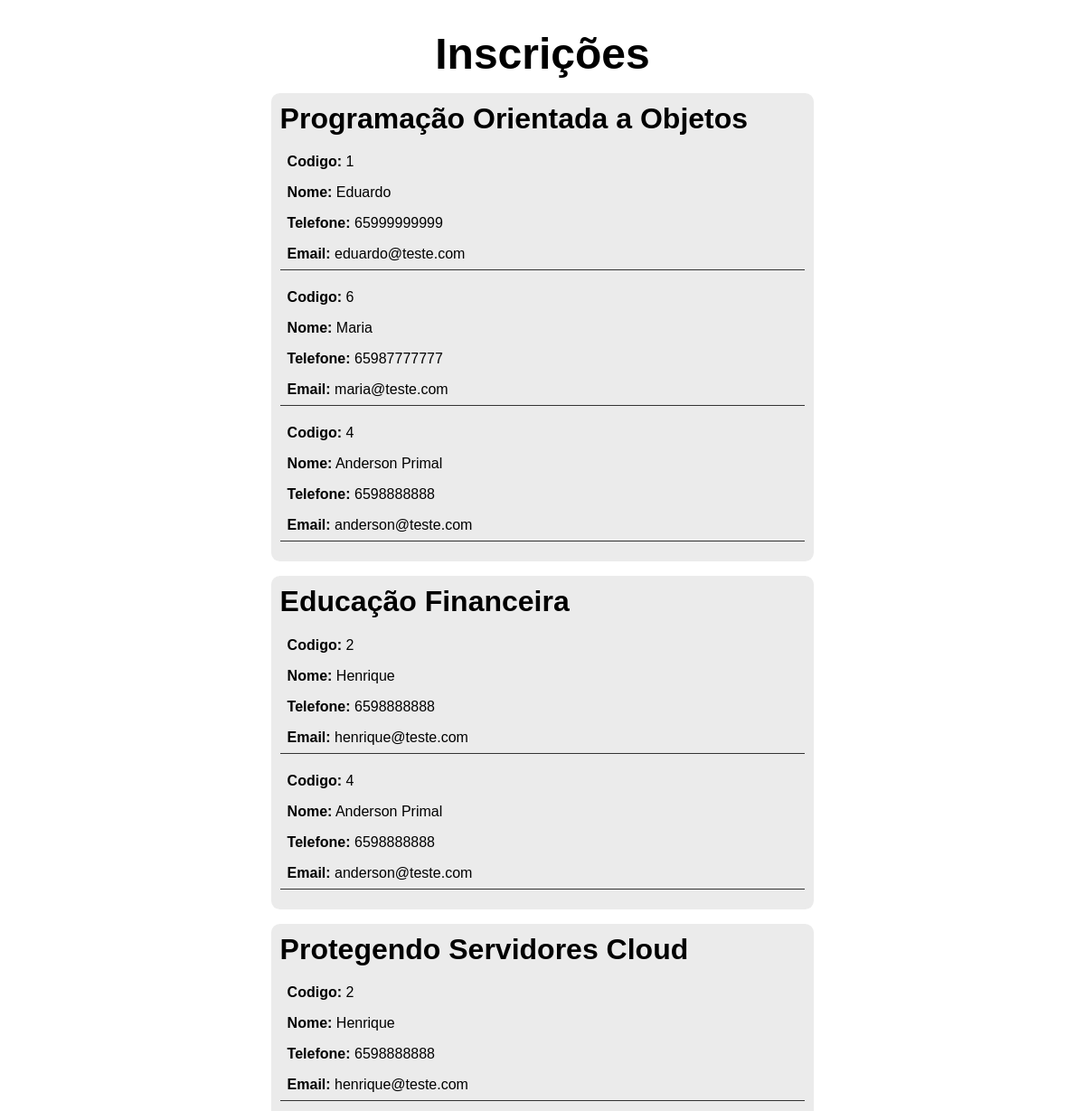
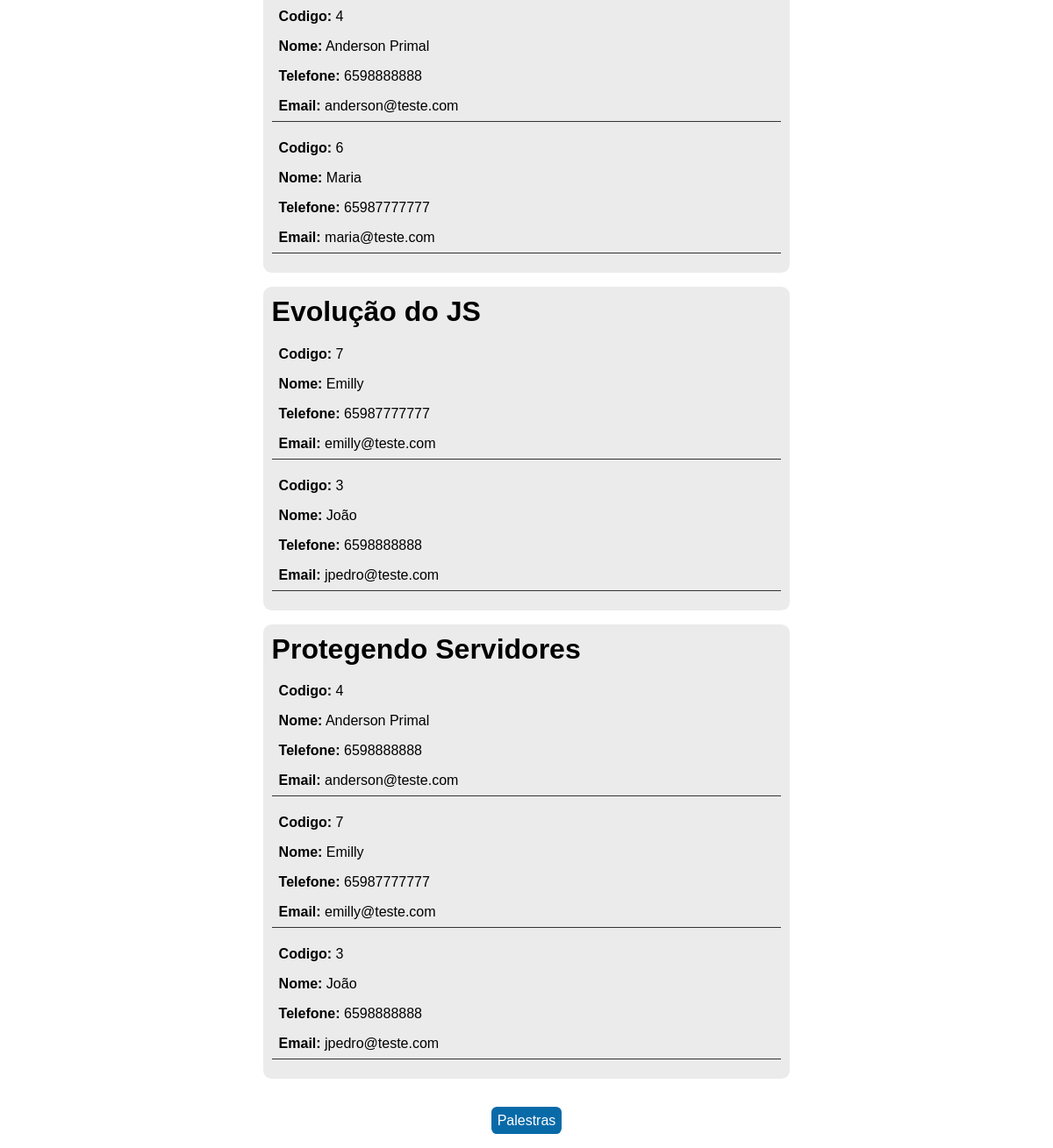
The page /Nivel1/listaInscricoes.php on the database its author committed (2 pictures, top to bottom).
### tables this page shows
CREATE TABLE `inscricao` (
  `id` int(11) NOT NULL,
  `id_participante` int(11) DEFAULT NULL,
  `id_palestra` int(11) DEFAULT NULL
);

CREATE TABLE `palestras` (
  `id` int(11) NOT NULL,
  `nome` text NOT NULL,
  `data` text NOT NULL,
  `turno` text NOT NULL,
  `duracao` text NOT NULL,
  `tema` text NOT NULL,
  `sala` text NOT NULL,
  `ministrante` int(11) NOT NULL
);

CREATE TABLE `participante` (
  `id` int(11) NOT NULL,
  `nome` text NOT NULL,
  `endereco` text NOT NULL,
  `bairro` text NOT NULL,
  `cidade` int(11) NOT NULL,
  `telefone` varchar(30) DEFAULT NULL,
  `email` text NOT NULL
);

### Nivel1/listaInscricoes.php (the view, shortened to what this page needs)
<!DOCTYPE html>
<html lang="pt-br">
<head>
    <link rel="stylesheet" href="./css/style.css">
</head>
<body>
    <main class="main">
        <h1>Inscrições</h1>
            <?php
                try{
                    $conn = mysqli_connect("localhost", "root", "", "eventos");
                    $sql = "SELECT I.id,
                    P.id AS ID_PARTICIPANTE,
                    P.nome AS NOME_PARTICIPANTE,
                    P.telefone AS TELEFONE_PARTICIPANTE,
                    P.email AS EMAIL_PARTICIPANTE,
                    L.id AS ID_PALESTRA,
                    L.nome AS NOME_PALESTRA
                     FROM inscricao I
                     INNER JOIN participante P ON I.id_participante = P.id
                     INNER JOIN palestras L ON I.id_palestra = L.id ORDER BY L.ID";
                    $result = mysqli_query($conn, $sql);
                    $output = "";
                    $i = 0;
                    while ($row = mysqli_fetch_assoc($result)){
                        $groupSection[] = $row['ID_PALESTRA'];
                        if($i == 0){
                            $output .= "<section> \n";
                            $output .= "<header> \n";
                            $output .= "<h2>{$row['NOME_PALESTRA']}</h2> \n";
                            $output .= "</header> \n";
                        }
                        if(!empty($groupSection[$i-1])){
                            if(!($groupSection[$i] == $groupSection[$i-1])){
                                $output .= "</section> \n";
                                $output .= "<section> \n";
                                $output .= "<header> \n";
                                $output .= "<h2>{$row['NOME_PALESTRA']}</h2> \n";
                                $output .= "</header> \n";
                            }
                        }
                        $output .= "<article> \n";
                        $output .= "<ul> \n";
                        $output .= "<li><b>Codigo:</b> {$row['ID_PARTICIPANTE']}</li> \n";
                        $output .= "<li><b>Nome:</b> {$row['NOME_PARTICIPANTE']}</li> \n";
                        $output .= "<li><b>Telefone:</b> {$row['TELEFONE_PARTICIPANTE']}</li> \n";
                        $output .= "<li><b>Email:</b> {$row['EMAIL_PARTICIPANTE']}</li> \n";
                        $output .= "</ul> \n";
                        $output .= "</article> \n";
                        $i++;
                    }
                    echo $output;
                } catch(Exception $e){
                    echo $e->getMessage();
                }
            ?>
            </section>
            <div style="display: flex; justify-content: center; margin-bottom: 1rem;">
                <a class="button-cad" href="listaPalestra.php">Palestras</a>
            </div>
    </main>
</body>
</html>

### Nivel1/css/style.css (style rules this page uses)
* { margin: 0; padding: 0; font-family: Arial, Helvetica, sans-serif; box-sizing: border-box; }
body { height: 100vh; display: flex; justify-content: center; align-items: center ; padding: 2rem; overflow: auto; }
.button-cad { display: inline-block; padding: .4rem; background-color: #096aa8; border-radius: .4rem; margin-top: 1rem; text-decoration: none; color: #ffffff; }
.main { align-self: flex-start; width: 100%; }
h1 { font-size: 3rem; text-align: center; text-transform: capitalize; }
section { max-width: 600px; width: 100%; margin: 1rem auto; background-color: #ebebeb; border-radius: .6rem; padding: .6rem; }
section > header> h2 { font-size: 2rem; }
section > article { margin: .8rem 0; border-bottom: 1px solid #333; }
section > article > ul { list-style: none; }
section > article > ul > li { padding: .5rem; }

### rows shown on the page
inscricao: id_palestra.nome "Programação Orientada a Objetos", id_participante "1", id_participante.nome "Eduardo", id_participante.telefone "65999999999", id_participante.email "eduardo@teste.com"
inscricao: id_participante "6", id_participante.nome "Maria", id_participante.telefone "65987777777", id_participante.email "maria@teste.com"
inscricao: id_participante "4", id_participante.nome "Anderson Primal", id_participante.telefone "6598888888", id_participante.email "anderson@teste.com"
inscricao: id_palestra.nome "Educação Financeira", id_participante "2", id_participante.nome "Henrique", id_participante.telefone "6598888888", id_participante.email "henrique@teste.com"
inscricao: id_participante "4", id_participante.nome "Anderson Primal", id_participante.telefone "6598888888", id_participante.email "anderson@teste.com"
inscricao: id_palestra.nome "Protegendo Servidores Cloud", id_participante "2", id_participante.nome "Henrique", id_participante.telefone "6598888888", id_participante.email "henrique@teste.com"
inscricao: id_participante "4", id_participante.nome "Anderson Primal", id_participante.telefone "6598888888", id_participante.email "anderson@teste.com"
inscricao: id_participante "6", id_participante.nome "Maria", id_participante.telefone "65987777777", id_participante.email "maria@teste.com"
inscricao: id_palestra.nome "Evolução do JS", id_participante "7", id_participante.nome "Emilly", id_participante.telefone "65987777777", id_participante.email "emilly@teste.com"
inscricao: id_participante "3", id_participante.nome "João", id_participante.telefone "6598888888", id_participante.email "jpedro@teste.com"
inscricao: id_palestra.nome "Protegendo Servidores", id_participante "4", id_participante.nome "Anderson Primal", id_participante.telefone "6598888888", id_participante.email "anderson@teste.com"
inscricao: id_participante "7", id_participante.nome "Emilly", id_participante.telefone "65987777777", id_participante.email "emilly@teste.com"
inscricao: id_participante "3", id_participante.nome "João", id_participante.telefone "6598888888", id_participante.email "jpedro@teste.com"
